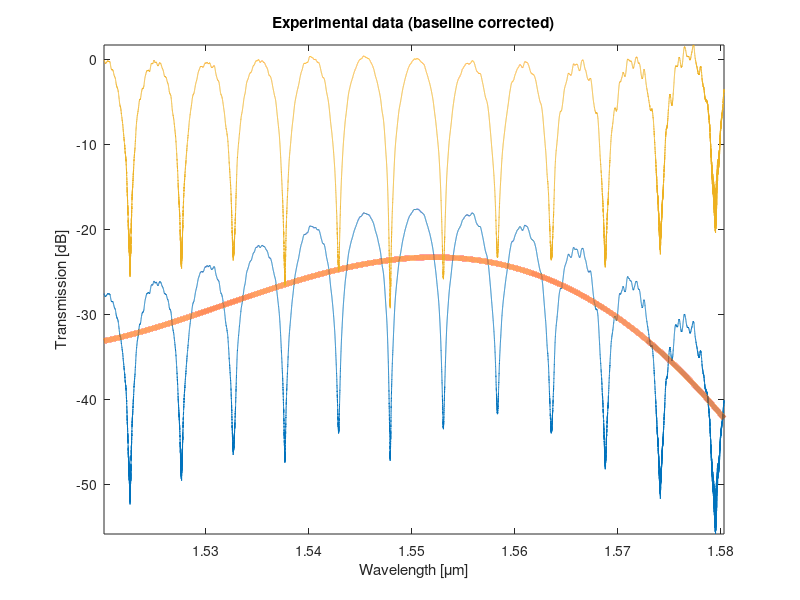

Write the MATLAB code that produced this figure.
% Enter the order of the polynomial for the curve fitting:
POLY_ORDER = 4;
        
% Enter the Dropbox URL here.  Make sure it has a =1 at the end:
% url = 'https://www.dropbox.com/s/1rvjfef4jqybc12/ZiheGao_MZI2_271_Scan1.mat?dl=1';
PORT=1; % Which Fibre array port is the output connected to?

% a=websave('a.mat',url); % get data from Dropbox
% load('a.mat');
load('Phot1x-DataSets/DataSet1/ZiheGao_MZI2_271_Scan1.mat');

% Data is stored in variable "scanResults".
% There are two columns - wavelength (1), and amplitude (2)
lambda=scanResults(1,PORT).Data(:,1)/1e9;
amplitude=scanResults(1,PORT).Data(:,2);

% % Plot the raw data:
% figure;
% plot (lambda*1e6, amplitude);
% xlabel ('Wavelength [\mum]');
% ylabel ('Transmission [dB]');
% axis tight
% title ('Experimental data (raw)');

% Curve fit data to a polynomial for baseline correction
p=polyfit((lambda-mean(lambda))*1e6, amplitude, POLY_ORDER);
amplitude_baseline=polyval(p,(lambda-mean(lambda))*1e6); 
figure;
plot (lambda*1e6, amplitude); hold all;
plot (lambda*1e6, amplitude_baseline, 'LineWidth',4);
xlabel ('Wavelength [\mum]');
ylabel ('Transmission [dB]');
axis tight
title ('Experimental data (with polymial fit)');

hold on

% Perform baseline correction to flatten the spectrum
% Use the curve polynomial, and subtract from original data
amplitude_corrected = amplitude - amplitude_baseline;
amplitude_corrected = amplitude_corrected + max(amplitude_baseline) - max(amplitude);
% figure;
plot (lambda*1e6, amplitude_corrected);
xlabel ('Wavelength [\mum]');
ylabel ('Transmission [dB]');
axis tight
title ('Experimental data (baseline corrected)');
     
      